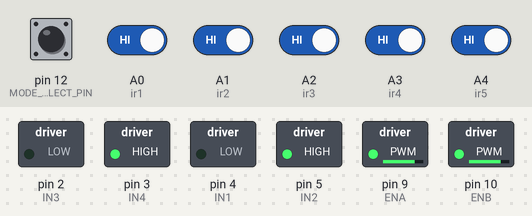
This sketch was run on a simulated Arduino Uno, built with avr-gcc and run on an emulated ATmega328P. On the bench: switched loads named in the sketch (green lamp = pin HIGH). Inputs (shaded band) come from the test bench; at power-on: A0 (ir1), A1 (ir2), A2 (ir3), A3 (ir4), A4 (ir5), pin 12 (MODE_SELECT_PIN) HIGH.

Above: at 1.2 s.
1.3 s: A0 (ir1) driven LOW
At 2.5 s:
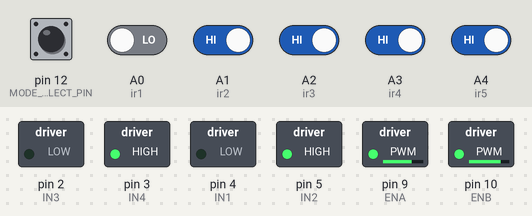
2.8 s: A2 (ir3) driven LOW
At 3.7 s:
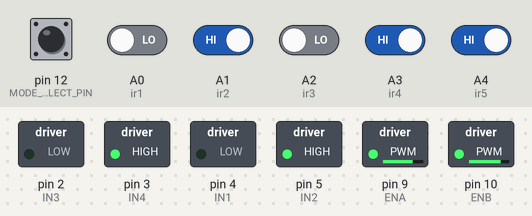
4.3 s: A4 (ir5) driven LOW
At 4.9 s:
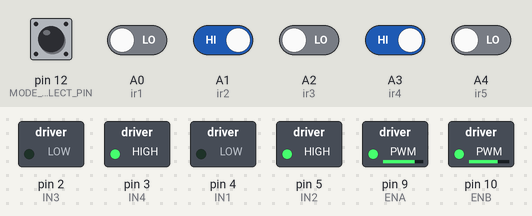
5.8 s: A3 (ir4) driven LOW
At 7.0 s:
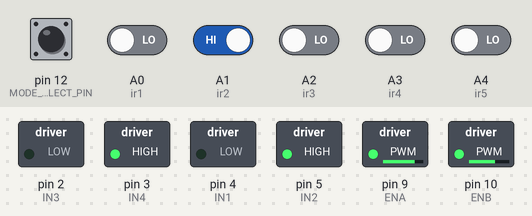
7.3 s: A1 (ir2) driven LOW
At 8.3 s:
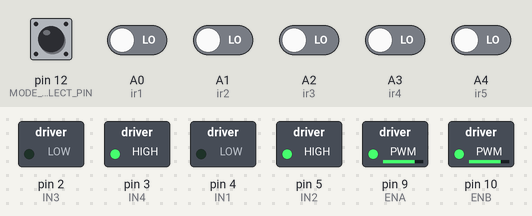
8.8 s: A1 (ir2) driven HIGH
At 9.5 s:
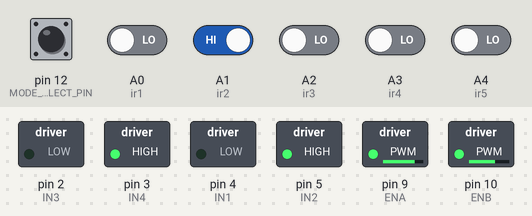
Timing chart, 0 to 11.3 s (numbered marks = the images above; inputs shaded):
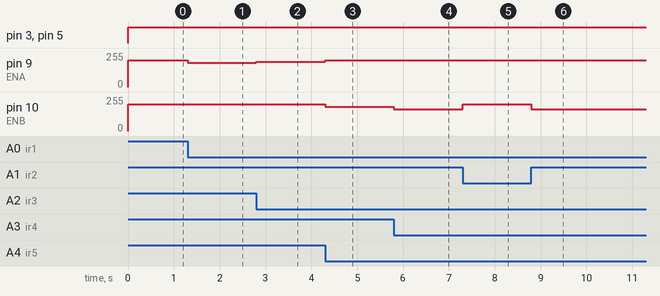

Measured:
- after the input at 1.3 s, pin 9 (ENA): 200/255 → 182/255 at once
- after the input at 2.8 s, pin 9 (ENA): 182/255 → 188/255 at once
- after the input at 4.3 s, pin 9 (ENA): 188/255 → 200/255 at once; pin 10 (ENB): 200/255 → 182/255 at once
- after the input at 5.8 s, pin 10 (ENB): 182/255 → 165/255 at once
- after the input at 7.3 s, pin 10 (ENB): 165/255 → 200/255 at once
- after the input at 8.8 s, pin 10 (ENB): 200/255 → 165/255 at once

The sketch:

maze_solver.ino
```cpp
// Quick guide make sure to downlode the zip file of the library EEPROM u can find online.
// don't  forget to follow this account for more iot/robotics stuff --BHUVAN:)
#include <EEPROM.h>

#define IN1 4
#define IN2 5
#define ENA 9
#define IN3 2
#define IN4 3
#define ENB 10

#define ir1 A0
#define ir2 A1
#define ir3 A2
#define ir4 A3
#define ir5 A4

#define MODE_SELECT_PIN 12

#define MAX_PATH_LENGTH 100
#define EEPROM_START_ADDR 0

float Kp = 35.0;
float Kd = 10.0;

const int baseSpeed = 120;
const int maxSpeed = 200;
const int turnSpeed = 150;
const int speedRunBase = 200;

const unsigned long sharpTurnTime = 380;
const unsigned long junctionPivotTime = 400;
const unsigned long postJunctionMove = 150;
const unsigned long uTurnTime = 650;
const unsigned long preJunctionMove = 220;

unsigned long lastTime = 0;
float prevError = 0.0;

int runMode = 1;

char path[MAX_PATH_LENGTH];
char optimized_path[MAX_PATH_LENGTH];

int path_index = 0;
int path_length = 0;
int optimized_path_index = 0;
int optimized_path_length = 0;

void clearEEPROM() {
  for (int i = EEPROM_START_ADDR; i < 512; i++) {
    if (EEPROM.read(i) != 0) EEPROM.write(i, 0);
    else break;
  }
}

void loadPathFromEEPROM() {
  optimized_path_length = 0;
  for (int i = 0; i < MAX_PATH_LENGTH; i++) {
    char turn = EEPROM.read(EEPROM_START_ADDR + i);
    if (turn == 0 || turn == 'E') break;
    optimized_path[i] = turn;
    optimized_path_length++;
  }
}

void optimizeAndSavePath() {
  for (int i = 0; i < path_length; i++) optimized_path[i] = path[i];
  optimized_path_length = path_length;

  bool changes = true;

  while (changes) {
    changes = false;
    char temp[MAX_PATH_LENGTH];
    int idx = 0;

    for (int i = 0; i < optimized_path_length; i++) {
      if (i + 2 < optimized_path_length && optimized_path[i + 1] == 'U') {
        char t1 = optimized_path[i];
        char t2 = optimized_path[i + 2];

        if (t1 == 'L' && t2 == 'L') { temp[idx] = 'U'; i += 2; changes = true; }
        else if (t1 == 'L' && t2 == 'S') { temp[idx] = 'R'; i += 2; changes = true; }
        else if (t1 == 'S' && t2 == 'L') { temp[idx] = 'R'; i += 2; changes = true; }
        else if (t1 == 'S' && t2 == 'S') { temp[idx] = 'U'; i += 2; changes = true; }
        else if (t1 == 'L' && t2 == 'R') { temp[idx] = 'S'; i += 2; changes = true; }
        else if (t1 == 'R' && t2 == 'L') { temp[idx] = 'S'; i += 2; changes = true; }
        else if (t1 == 'S' && t2 == 'R') { temp[idx] = 'L'; i += 2; changes = true; }
        else if (t1 == 'R' && t2 == 'S') { temp[idx] = 'L'; i += 2; changes = true; }
        else temp[idx] = optimized_path[i];
      } else {
        temp[idx] = optimized_path[i];
      }
      idx++;
    }

    for (int j = 0; j < idx; j++) optimized_path[j] = temp[j];
    optimized_path_length = idx;
  }

  if (optimized_path_length > 0 && optimized_path[optimized_path_length - 1] == 'E')
    optimized_path_length--;

  for (int i = 0; i < optimized_path_length; i++)
    EEPROM.write(EEPROM_START_ADDR + i, optimized_path[i]);

  EEPROM.write(EEPROM_START_ADDR + optimized_path_length, 'E');
}

void setMotors(int l, int r) {
  l = constrain(l, 0, 255);
  r = constrain(r, 0, 255);

  analogWrite(ENB, l);
  analogWrite(ENA, r);

  digitalWrite(IN1, LOW);
  digitalWrite(IN2, HIGH);
  digitalWrite(IN3, LOW);
  digitalWrite(IN4, HIGH);
}

void pivotRight(int pwm) {
  analogWrite(ENA, pwm);
  analogWrite(ENB, pwm);

  digitalWrite(IN1, HIGH);
  digitalWrite(IN2, LOW);
  digitalWrite(IN3, LOW);
  digitalWrite(IN4, HIGH);
}

void pivotLeft(int pwm) {
  analogWrite(ENA, pwm);
  analogWrite(ENB, pwm);

  digitalWrite(IN1, LOW);
  digitalWrite(IN2, HIGH);
  digitalWrite(IN3, HIGH);
  digitalWrite(IN4, LOW);
}

void performUTurn() {
  pivotRight(turnSpeed);
  delay(uTurnTime);
  prevError = 0;
}

void setup() {
  pinMode(IN1, OUTPUT); pinMode(IN2, OUTPUT);
  pinMode(IN3, OUTPUT); pinMode(IN4, OUTPUT);
  pinMode(ENA, OUTPUT); pinMode(ENB, OUTPUT);

  pinMode(ir1, INPUT); pinMode(ir2, INPUT);
  pinMode(ir3, INPUT); pinMode(ir4, INPUT); pinMode(ir5, INPUT);

  pinMode(MODE_SELECT_PIN, INPUT_PULLUP);

  Serial.begin(115200);

  if (digitalRead(MODE_SELECT_PIN) == LOW) {
    runMode = 1;
    clearEEPROM();
  } else {
    runMode = 2;
    loadPathFromEEPROM();
  }

  lastTime = millis();
}

void loop() {
  int s1 = digitalRead(ir1);
  int s2 = digitalRead(ir2);
  int s3 = digitalRead(ir4);
  int s4 = digitalRead(ir3);
  int s5 = digitalRead(ir5);

  unsigned long now = millis();
  float dt = (now - lastTime) / 1000.0;
  if (dt <= 0) dt = 0.001;
  lastTime = now;

  int weights[5] = {-2, -1, 0, 1, 2};
  int sensors[5] = {s1, s2, s3, s4, s5};

  int num = 0, den = 0;
  for (int i = 0; i < 5; i++) {
    num += sensors[i] * weights[i];
    den += sensors[i];
  }

  float error = (den != 0) ? float(num) / den : 0;
  float derivative = (error - prevError) / dt;
  prevError = error;

  float control = Kp * error + Kd * derivative;

  int base = (runMode == 1) ? baseSpeed : speedRunBase;

  int left = constrain(base + control, 0, maxSpeed);
  int right = constrain(base - control, 0, maxSpeed);

  setMotors(left, right);
}
```
